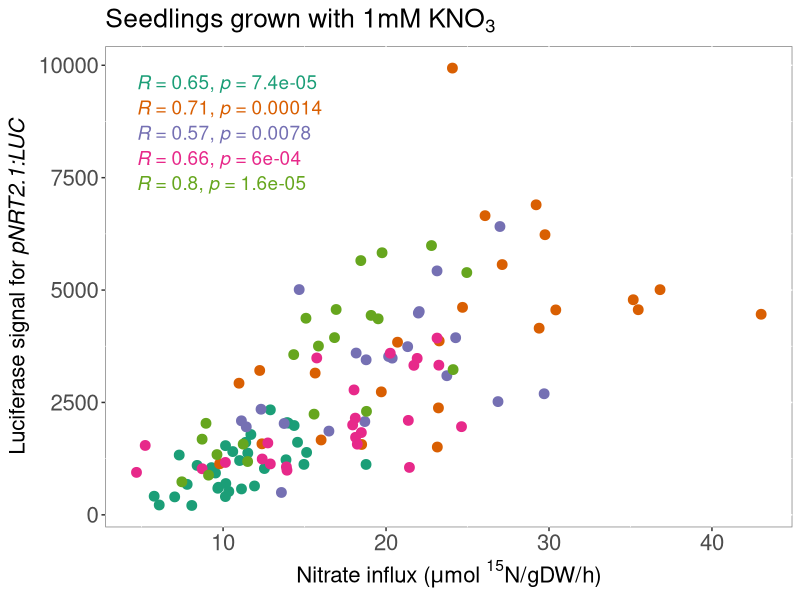
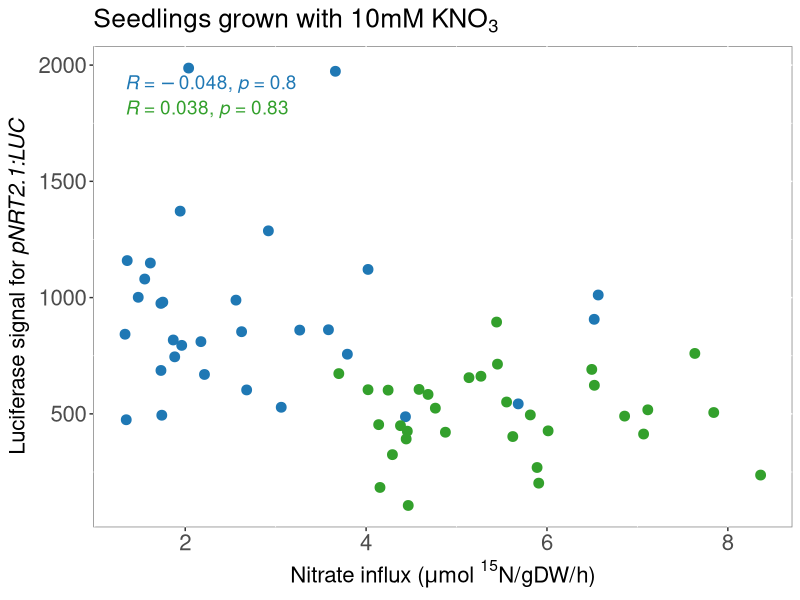
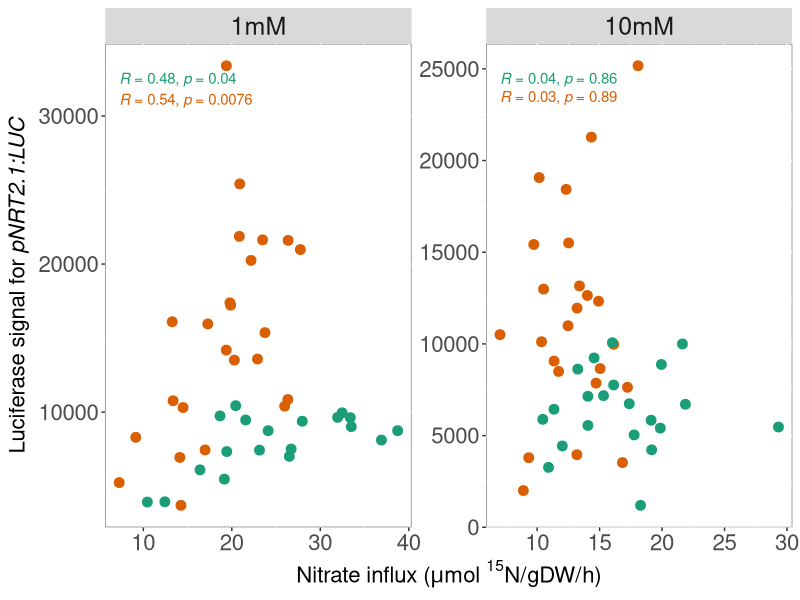
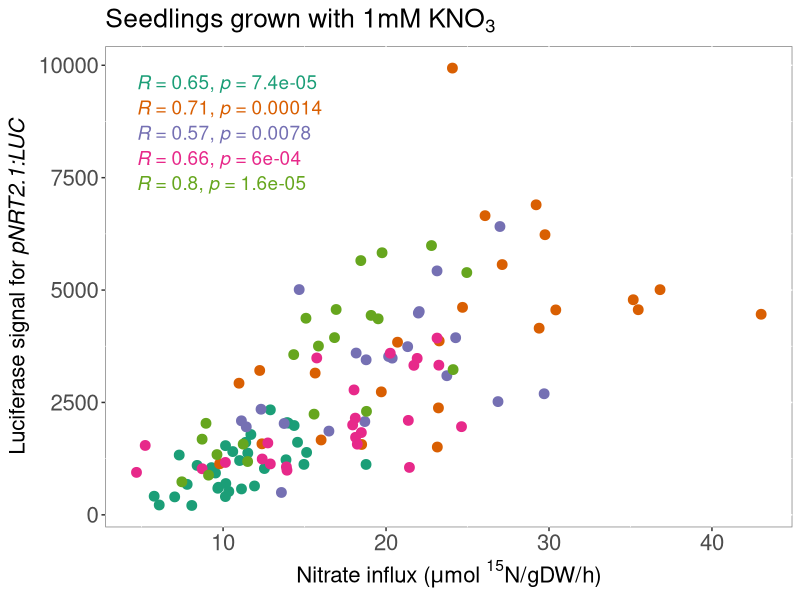
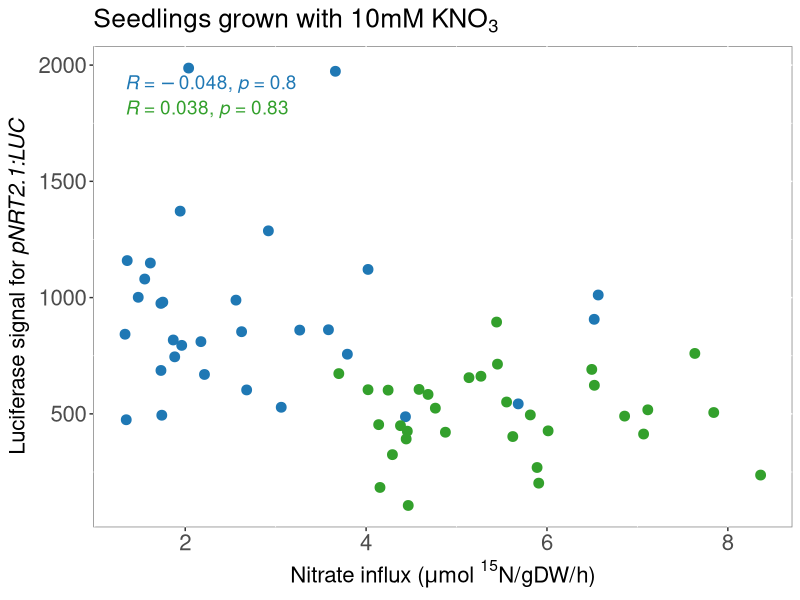
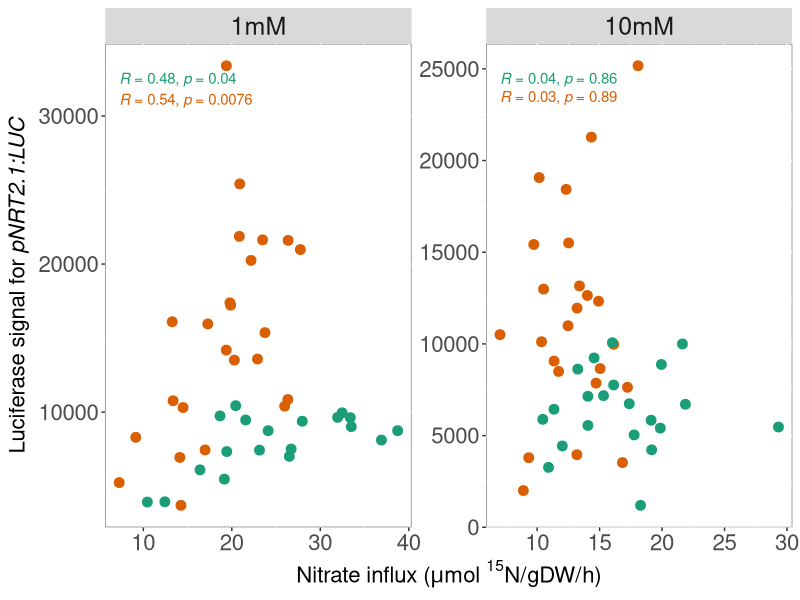

Source code (R) for these figures, in order:
## ---- chunk 1
knitr::opts_chunk$set(echo = TRUE)
## ---- chunk 2
library(tidyverse)
library(ggpubr)
library(RColorBrewer)
## ---- chunk 3


Inlux_luc_1mM_AR1282 <- read_tsv("AR1282_1mM_10mM_KNO3/AR1282_influx_luciferase.txt") %>% 
  filter(KNO3=="1mM") %>% 
  mutate(expr="AR1282")

Inlux_luc_1mM_AV14 <- read_tsv("AV14_1mM_KNO3/AV14_influx_luciferase.txt")  %>% 
  mutate(expr="AV14")

Inlux_luc_1mM_AV15 <- read_tsv("AV15_1mM_KNO3/AV15_influx_luciferase.txt")  %>% 
  mutate(expr="AV15")

Inlux_luc_1mM_AV26 <- read_tsv("AV26_1mM_KNO3/AV26_influx_luciferase.txt")  %>% 
  mutate(expr="AV26")

Inlux_luc_1mM_SC21 <- read_tsv("SC21_1mM_KNO3/SC21_influx_luciferase.txt")  %>% 
  mutate(expr="SC21")


## ---- chunk 4

Inlux_luc_1mM_all <- bind_rows(Inlux_luc_1mM_AR1282, Inlux_luc_1mM_AV14, Inlux_luc_1mM_AV15,
                               Inlux_luc_1mM_AV26,Inlux_luc_1mM_SC21)


ggplot(Inlux_luc_1mM_all, aes(x=Ninflux_umoleN_Gms_heure, y=RawIntDen_normBackg_normLen, col=expr)) +
  geom_point(size=3) +
  stat_cor(method="spearman", size=4.8) +
  xlab(bquote('Nitrate influx ('*mu*'mol ' ^15*'N/gDW/h)')) +
  ylab(expression(paste("Luciferase signal for ", italic("pNRT2.1:LUC")))) +
  ggtitle(bquote('Seedlings grown with 1mM KNO'[3])) +
  scale_color_brewer(palette = "Dark2") +
  theme(legend.text=element_text(size=16),legend.title = element_text(size=16, face="bold"), 
        axis.text=element_text(size=16), axis.title=element_text(size=16),
        plot.title = element_text(size=19,face="bold"),
        panel.background = element_rect(fill = "white", colour = "grey50"),
        legend.position = "none", strip.text.x = element_text(size = 18))


ggsave("Ninflux_1mM_WT_5reps.jpg", width=5.3, height = 4.8)

## ---- chunk 5

Inlux_luc_10mM_AR1270 <- read_tsv("AR1270_10mM_KNO3/AR1270_influx_luciferase.txt") %>% 
  filter(KNO3=="10mM") %>% 
  mutate(expr="AR1270")

Inlux_luc_10mM_AR1282 <- read_tsv("AR1282_1mM_10mM_KNO3/AR1282_influx_luciferase.txt") %>% 
  filter(KNO3=="10mM") %>% 
  mutate(expr="AR1282")

## ---- chunk 6

Inlux_luc_10mM_all <- bind_rows(Inlux_luc_10mM_AR1270, Inlux_luc_10mM_AR1282)

my.colors<-c(brewer.pal(4, "Paired")[2],brewer.pal(4, "Paired")[4])

ggplot(Inlux_luc_10mM_all, aes(x=Ninflux_umoleN_Gms_heure, y=RawIntDen_normBackg_normLen, col=expr)) +
  geom_point(size=3) +
  stat_cor(method="spearman", size=4.8) +
  xlab(bquote('Nitrate influx ('*mu*'mol ' ^15*'N/gDW/h)')) +
  ylab(expression(paste("Luciferase signal for ", italic("pNRT2.1:LUC")))) +
  ggtitle(bquote('Seedlings grown with 10mM KNO'[3])) +
  scale_color_manual(values = my.colors) +
  theme(legend.text=element_text(size=16),legend.title = element_text(size=16, face="bold"), 
        axis.text=element_text(size=16), axis.title=element_text(size=16),
        plot.title = element_text(size=19,face="bold"),
        panel.background = element_rect(fill = "white", colour = "grey50"),
        legend.position = "none", strip.text.x = element_text(size = 18))


ggsave("Ninflux_10mM_WT_2reps.jpg", width=5, height = 4.4)

## ---- chunk 7


AV39 <- read_tsv("influx_biocorp/AV39_influxN15/AV39_influx_luciferase.txt") %>% 
  mutate(exp="AV39")


AV52 <- read_tsv("influx_biocorp/AV52_InfluxN15/AV52_influx_luciferase.txt") %>% 
  mutate(exp="AV52")


biocorp_Ninflux <- bind_rows( AV52,  AV39)
## ---- chunk 8

mutate(biocorp_Ninflux, KNO3=factor(KNO3, levels=c("1mM", "10mM"))) %>% 
ggplot( aes(x=Ninflux_umoleN_Gms_heure, y=RawIntDen_normBackg_normLen, col=exp)) +
  geom_point(size=3) +
  stat_cor(method="spearman", size=3.8) +
  xlab(bquote('Nitrate influx ('*mu*'mol ' ^15*'N/gDW/h)')) +
  ylab(expression(paste("Luciferase signal for ", italic("pNRT2.1:LUC")))) +
  scale_color_brewer(palette = "Dark2") +
  facet_wrap(~KNO3, scales = "free") +
  theme(legend.text=element_text(size=16),legend.title = element_text(size=16, face="bold"), 
        axis.text=element_text(size=16), axis.title=element_text(size=16),
        plot.title = element_text(size=19,face="bold"),
        panel.background = element_rect(fill = "white", colour = "grey50"),
         strip.text.x = element_text(size = 18)) +
  guides(col=FALSE)


ggsave("Correlation_luc_influx_1mM_10mM_biocorp.jpg", width = 6, height = 4)
